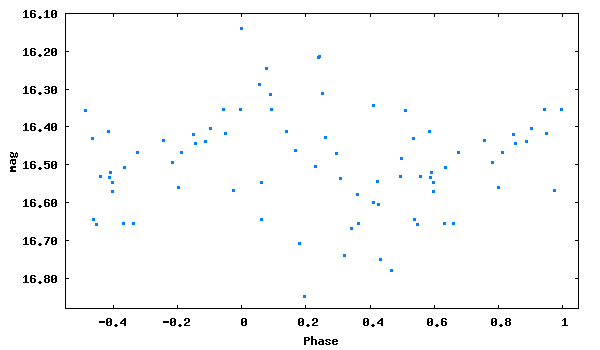

Recreate this plot in gnuplot.
set term png size 600,350 medium
set colors classic
set output 'phase_lc_7.png'
set xlabel 'Phase'
set ylabel 'mag'
#set title 'JDmax = 2446709.42200 + 0.9950001 x E'
set format y '%5.2f'
plot [-0.55:1.05][16.88:16.10] "phase_lc_7.dat" linecolor 3 pointtype 5 pointsize 0.3 title ""
